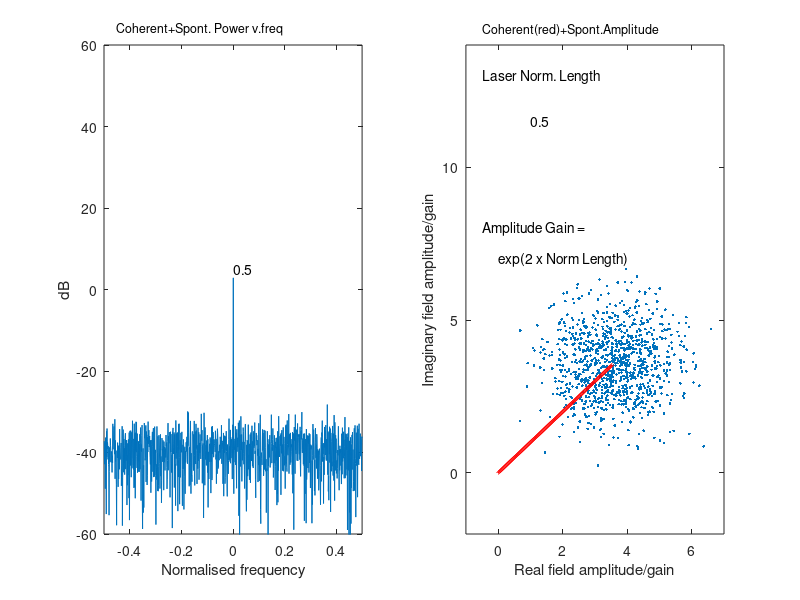
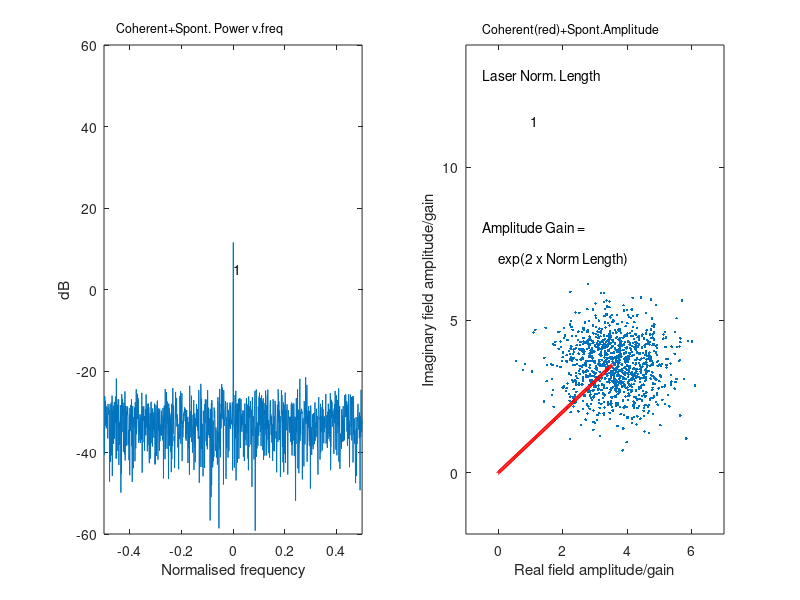
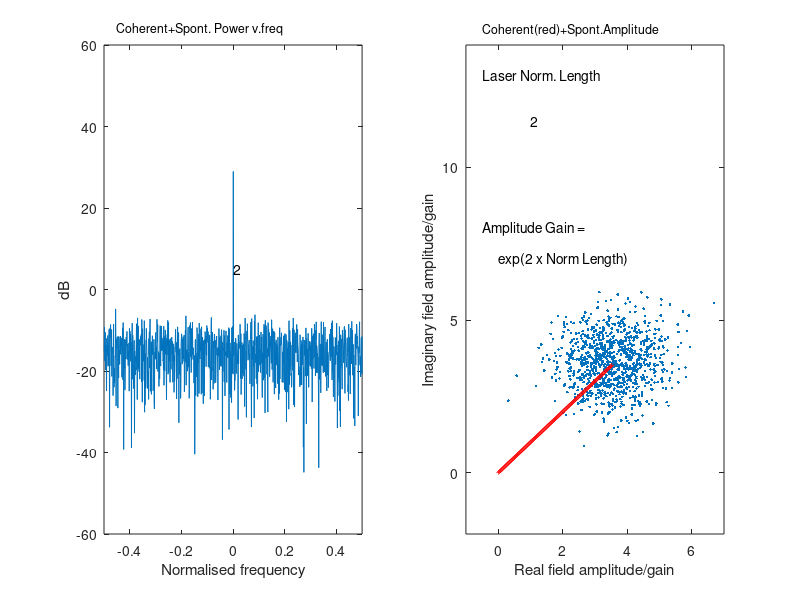
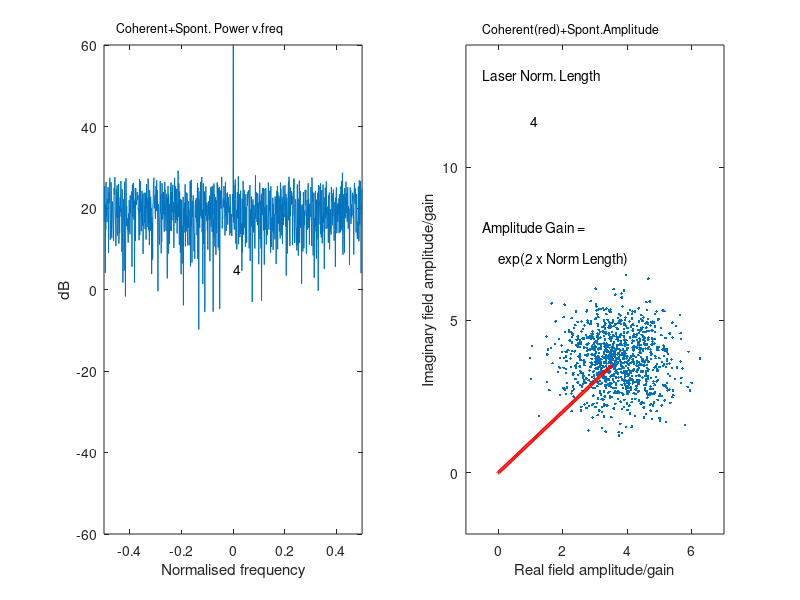

MATLAB code to generate these figures, in order:
clear all;
%olortog  % ensures black on white background as default;

disp('DEMONSTRATES LIMITING NOISE TO SIGNAL RATIO AT HIGH GAINS'); 
disp('AS LENGTH OF AMPLIFIER IS INCREASED - ZERO AMPLIFIER LOSS.');
disp('Third demonstration introduces model amplifier'); 
disp('with total quantum inversion'); 
disp('Gain is now introduced by using equation:-');
disp(' dF/dz + dF/(vg t) = g F + Is ');  
disp('Here stimulated field gain g is proportional to P N product'); 
disp('but no stimulated absorption because of maximum inversion');
disp('Random spontaneous emission is also proportional to P N:-');
disp('|Is|^2 = B*PN while g=A*PN ; Normalised default value PN=1.');
cont=input('Press return to continue and wait for program to run');

% Normalised step length s in space and s/vg in time;
% Here vg is group velocity normalised to 1;
% s=1/16 ; Normalised length L takes values 0.5,1,2 or 4
% fmax is maximum normalised frequency range +/- 1/(2*s);
% Number of steps along amplifier is Ns;
% Number of field points along amplifier is Nf=Ns+1;


% Demonstration sets normalised lengths at 0.5,1, 2 and 4 respectively 
% PN value set to default normalised value of 1.
% 20 % noise added to input field amplitude
% Observe normalised spectrum and normalised field plots; 
% Observe noise and coherent power increase together;
% Observe that (noise+coherent fields)/field gain remain similar
% Low field amplitude varies dramatically in amplitude and phase from time to time;
 

clear all;
  
Fi=5; % normalised coherent input field (chosen purely illustratively);
% coherent input at central frequency so that with modelling procedure
% no phase shift is recorded as length increases;
figure;f0=gcf;  
for n=1:4						%O
L=2^(n-2); % runs through the various lengths, 
Lstr=num2str(L); % for printing length later

PN=1; % Default value of PN product to fix spontaneous emission and gain
A=2;B=1;% default values of normalised gain and spontaneous emission parameters
g=A*PN; BPN=B*PN;
gL=g*L;% gain length product


Ns=8*L; %Number of total steps along the laser  (<= 32)
Nf=Ns+1; % Number of field points for the laser including end fields
% Ns is also total number of insertion points of spontaneous noise in laser
fmax=4*256  ;% size of fft 1024

Fout=zeros(5*256,1); 	% vector for output fields with time;
F=zeros(1,Nf);FF=F;	% set up vectors for fields inside laser
rs=sqrt(BPN); % spontaneous noise will be rs*R where R is random
In=Fi*(0.7071+j*0.7071); % Input coherent field (phase chosen to be 45 arbitrarily).
Inr=[0 real(In)];Inim=[0 imag(In)];  % used for plotting later

Ag=exp(gL); 		% net field gain along length of amplifier
Ags=(1+0.5*(gL/Ns))/(1-0.5*(gL/Ns));  	% field gain per step

for nn=1:5 						%A
% five repeats with 256 points - last 1024 giving fft

R=(randn(256,Ns)+j*randn(256,Ns))*(.7071); 	% random spontaneous array;
% Array ensures 'no' correlation for all time and space;
% making an array saves some time on calculation - lookup table
% Mean square |R| is unity for each element

% PROGRAM GUTS: F is field at t, FN is field at t+1;
F(1,1)=In; 
%coherent input field same at all times + random noise.
for t=1:256						%B
FN(1,1)=In+0.5*rs*R(t,1); 
% half the spontaneous emission associated with section 1 loaded at front; 
for m=2:(Nf-1);						%C
FN(1,m)= Ags*F(1,m-1)+0.5*(rs*R(t,m-1)+rs*R(t,m));
% half the spontaneous associated with section m-1 and with m added into field at m;
FN(1,Nf)= Ags*F(1,Nf-1)+0.5*rs*R(t,Nf-1); 
% half the spontaneous associated with final section Nf-1 added to final field at Nf;
F=FN;

% add uncertainty in measurement as a random number at the end
% uncertainty independent of gain 
% uncertainty taken arbitrarily as 2*(randn+j*randn)

Fout((nn-1)*256+t,1)=F(1,Nf)+2*(randn+j*randn);
F(1,1)=In;
end;							%C
end;							%B
end;							%A

Fo=Fout(257:1280); % selects the last fmax number of outputs ; 
Ffo=fftshift(fft(Fo)); % fft ordered to get central frequency correct
P=(Fo.*conj(Fo));
Pf=(Ffo.*conj(Ffo))/fmax;
Pav=sum(P)/fmax; % average power output;
Pfav=sum(Pf)/fmax; % average spectral power output;
Pl=10*log10(P);
Pfl=10*log10(Pf)-50;
figure(f0+n-1);
subplot(1,2,1);
xx=(1-fmax/2:1:fmax/2);
plot(xx/fmax,Pfl);
axis([-0.5 0.5 -60 60]); 
xlabel('Normalised frequency');
ylabel('dB');
text(-.45,64,'Coherent+Spont. Power v.freq','fontsize',9);
text(-450,10,'Laser Norm. Length');text(0,5,Lstr);
drawnow;
subplot(1,2,2);plot(real(Fo/Ag),imag(Fo/Ag),'.',Inr,Inim,'r');
hold on
plot(Inr,Inim-.05,'r',Inr,Inim+.05,'r',Inr-.05,Inim,'r',Inr+.05,Inim,'r');
% line thickening;
hold off;
axis([-1 7 -2 14]); % (may need to be changed if input field is changed)
text(-.5,13,'Laser Norm. Length');
text(1,11.5,Lstr);
text(-.5,8,'Amplitude Gain =')
text(0,7, 'exp(2 x Norm Length)');
xlabel('Real field amplitude/gain');
ylabel('Imaginary field amplitude/gain');
text(-0.5,14.5,'Coherent(red)+Spont.Amplitude','fontsize',9);
drawnow;
end;							%O
pause(2);
figure(f0);pause(2);figure(f0+1);pause(2);
figure(f0+2);pause(2);figure(f0+3);pause(2);									%(A)

% uncertainty in initial measurement added in as 'noise'
% Magnitude of uncertainty chosen to show that gain reduces uncertainty;
% However gain adds in noise;
% Observe normalised spectrum and normalised field plots; 
% Observe noise and coherent power increase together;
% Observe that (noise+coherent fields)/field gain remain similar
% Observe that field varies randomly in amplitude and phase with time;